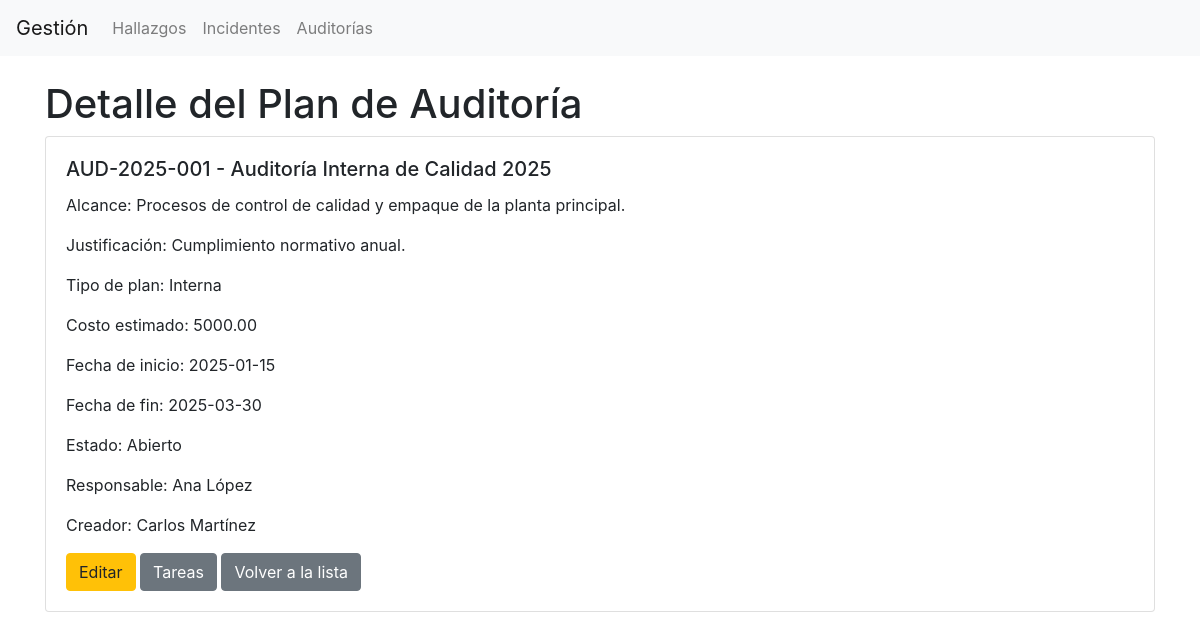
Page /index.php?entity=auditoria&action=show&id=1 on the committed database.
### tables this page shows
CREATE TABLE PlanAuditoria (
    id INT AUTO_INCREMENT PRIMARY KEY,           
    codigo VARCHAR(50),                          
    nombre VARCHAR(150) NOT NULL,                
    alcance TEXT NOT NULL,                       
    justificacion TEXT,                          
    tipo_plan VARCHAR(50),                        
    costo_estimado DECIMAL(12,2),                
    fecha_inicio DATE,                           
    fecha_fin DATE,                              
    id_estado INT,                               
    id_responsable INT,                          
    id_usuario_creador INT,                      
    fecha_creacion TIMESTAMP DEFAULT CURRENT_TIMESTAMP,
    FOREIGN KEY (id_estado) REFERENCES Estado(id),
    FOREIGN KEY (id_responsable) REFERENCES Usuario(id),
    FOREIGN KEY (id_usuario_creador) REFERENCES Usuario(id)
);

CREATE TABLE Estado (
    id INT AUTO_INCREMENT PRIMARY KEY,   
    nombre VARCHAR(50) NOT NULL          
);

CREATE TABLE Usuario (
    id INT AUTO_INCREMENT PRIMARY KEY,   
    nombre VARCHAR(100) NOT NULL,        
    email VARCHAR(100) NOT NULL UNIQUE,  
    fecha_registro TIMESTAMP DEFAULT CURRENT_TIMESTAMP   
);

### controllers/AuditoriaController.php (called while the page is built, shortened)
<?php
require_once 'models/PlanAuditoriaModel.php';
class AuditoriaController {
    private $model;
    public function __construct($pdo) {
        $this->model = new PlanAuditoriaModel($pdo);
    }
    public function show($id) {
        $plan = $this->model->getById($id);
        require 'views/auditoria/show.php';
    }
}
?>

### models/PlanAuditoriaModel.php (called while the page is built, shortened)
<?php
class PlanAuditoriaModel {
    private $pdo;
    public function __construct($pdo) {
        $this->pdo = $pdo;
    }
    public function getById($id) {
        $stmt = $this->pdo->prepare("
            SELECT p.*, e.nombre as estado_nombre, r.nombre as responsable_nombre, c.nombre as creador_nombre
            FROM PlanAuditoria p
            LEFT JOIN Estado e ON p.id_estado = e.id
            LEFT JOIN Usuario r ON p.id_responsable = r.id
            LEFT JOIN Usuario c ON p.id_usuario_creador = c.id
            WHERE p.id = ?
        ");
        $stmt->execute([$id]);
        return $stmt->fetch(PDO::FETCH_ASSOC);
    }
}
?>

### views/auditoria/show.php (the view, shortened to what this page needs)
<!DOCTYPE html>
<html lang="es">
<head>
    <link rel="stylesheet" href="https://cdn.jsdelivr.net/npm/bootstrap@4.5.2/dist/css/bootstrap.min.css">
</head>
<body>
<?php include 'views/layout/header.php'; ?>
<div class="container mt-4">
    <h1>Detalle del Plan de Auditoría</h1>
    <div class="card">
        <div class="card-body">
            <h5 class="card-title"><?= $plan['codigo'] ?> - <?= $plan['nombre'] ?></h5>
            <p class="card-text">Alcance: <?= $plan['alcance'] ?></p>
            <p class="card-text">Justificación: <?= $plan['justificacion'] ?></p>
            <p class="card-text">Tipo de plan: <?= $plan['tipo_plan'] ?></p>
            <p class="card-text">Costo estimado: <?= $plan['costo_estimado'] ?></p>
            <p class="card-text">Fecha de inicio: <?= $plan['fecha_inicio'] ?></p>
            <p class="card-text">Fecha de fin: <?= $plan['fecha_fin'] ?></p>
            <p class="card-text">Estado: <?= $plan['estado_nombre'] ?></p>
            <p class="card-text">Responsable: <?= $plan['responsable_nombre'] ?></p>
            <p class="card-text">Creador: <?= $plan['creador_nombre'] ?></p>
            <a href="index.php?entity=auditoria&action=edit&id=<?= $plan['id'] ?>" class="btn btn-warning">Editar</a>
            <a href="index.php?entity=auditoria&action=tareas&id=<?= $plan['id'] ?>" class="btn btn-secondary">Tareas</a>
            <a href="index.php?entity=auditoria&action=index" class="btn btn-secondary">Volver a la lista</a>
        </div>
    </div>
</div>
</body>
</html>

### rows in the picture
planauditoria: codigo "AUD-2025-001", nombre "Auditoría Interna de Calidad 2025", alcance "Procesos de control de calidad y empaque de la planta principal.", justificacion "Cumplimiento normativo anual.", tipo_plan "Interna", costo_estimado "5000.00", fecha_inicio "2025-01-15", fecha_fin "2025-03-30", id_estado.nombre "Abierto", id_responsable.nombre "Ana López", id_usuario_creador.nombre "Carlos Martínez"
